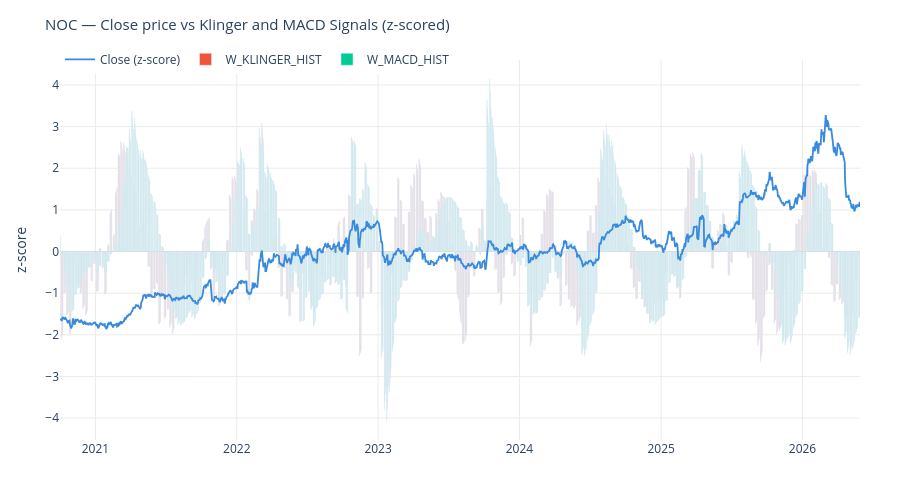

Notebook cell for this chart:
### Code cell
from lib.utils.plotting import plot_kvo_macd_weekly_hist
fig = plot_kvo_macd_weekly_hist(df, PRIMARY_TICKER)
fig.show()

### Figure 1 — Plotly figure (JSON) as saved in the notebook; plotly's stock layout.template omitted (floating-point values rounded to 4 significant figures; data arrays with more than 128 entries replaced by an {"elided": "..."} marker saying what was removed)
{"data": [{"line": {"color": "#378ADD", "width": 1.8}, "name": "Close (z-score)", "type": "scatter", "x": {"elided": "1423 str values"}, "y": {"elided": "1423 float values"}}, {"name": "W_KLINGER_HIST", "type": "bar", "x": {"elided": "1423 str values"}, "y": {"elided": "1423 float values"}}, {"name": "W_MACD_HIST", "type": "bar", "x": {"elided": "1423 str values"}, "y": {"elided": "1423 float values"}}], "layout": {"height": 480, "hovermode": "x unified", "legend": {"orientation": "h", "x": 0, "y": 1.04}, "margin": {"b": 40, "l": 60, "r": 40, "t": 60}, "paper_bgcolor": "white", "plot_bgcolor": "white", "title": {"font": {"size": 15}, "text": "NOC — Close price vs Klinger and MACD Signals (z-scored)"}, "xaxis": {"gridcolor": "#EBEBEB", "showgrid": true}, "yaxis": {"gridcolor": "#EBEBEB", "showgrid": true, "title": {"text": "z-score"}, "zeroline": true, "zerolinecolor": "#CCCCCC", "zerolinewidth": 1}}}
